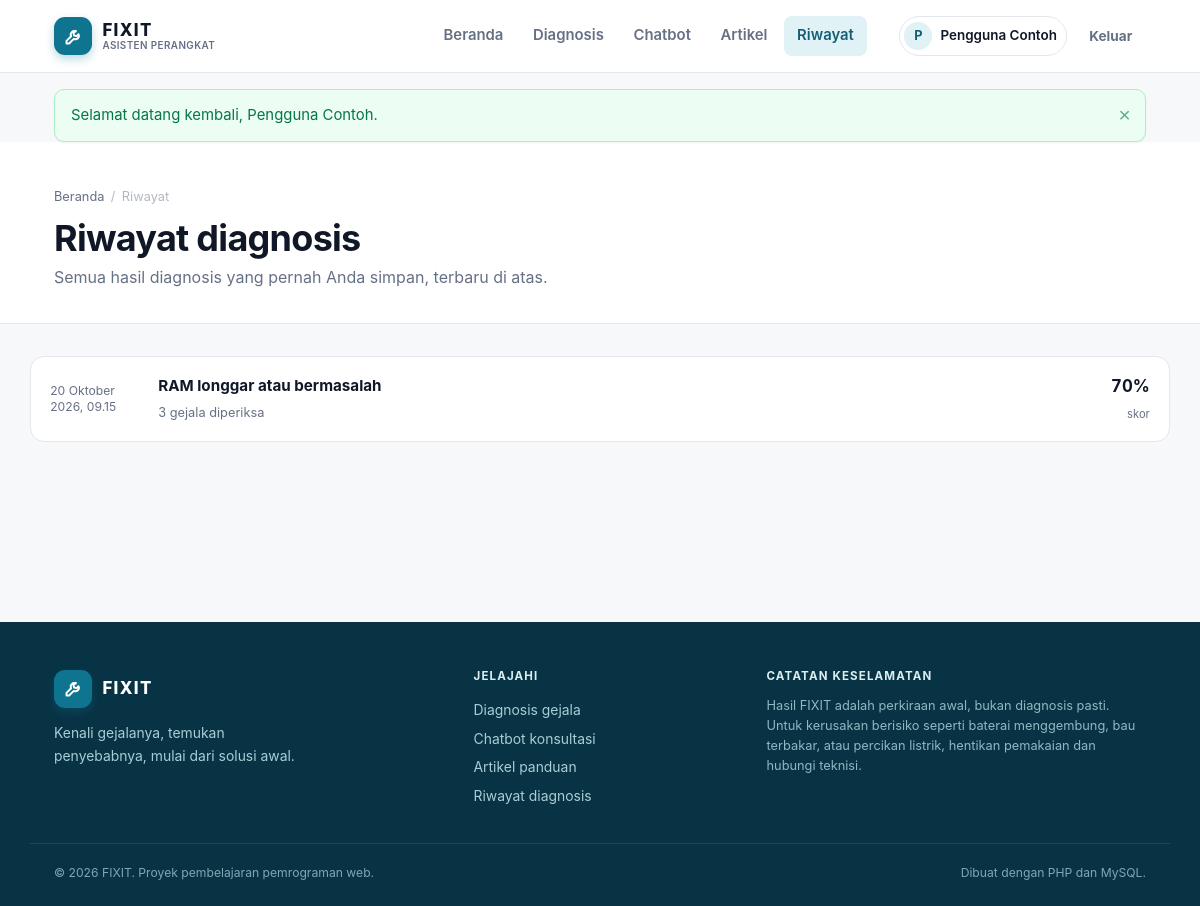
The app's page /pages/riwayat.php (signed in) with its own data.
### tables this page shows
CREATE TABLE diagnoses (
  id INT UNSIGNED AUTO_INCREMENT PRIMARY KEY,
  user_id INT UNSIGNED NULL,
  waktu DATETIME NOT NULL DEFAULT CURRENT_TIMESTAMP,
  hasil_teratas VARCHAR(150) NULL,
  ringkasan TEXT NULL,
  CONSTRAINT fk_diagnoses_user FOREIGN KEY (user_id)
    REFERENCES users (id) ON DELETE SET NULL
);

### includes/functions.php (called while the page is built, shortened)
<?php
function e(mixed $value): string
{
    return htmlspecialchars((string) $value, ENT_QUOTES, 'UTF-8');
}
function url(string $path = ''): string
{
    return BASE_URL . '/' . ltrim($path, '/');
}
function current_user(): ?array
{
    return $_SESSION['user'] ?? null;
}
function format_tanggal(?string $datetime, bool $dengan_jam = false): string
{
    $bulan = [
        1 => 'Januari', 'Februari', 'Maret', 'April', 'Mei', 'Juni',
        'Juli', 'Agustus', 'September', 'Oktober', 'November', 'Desember',
    ];
    $ts = strtotime($datetime);
    $hasil = date('j', $ts) . ' ' . $bulan[(int) date('n', $ts)] . ' ' . date('Y', $ts);
    if ($dengan_jam) {
        $hasil .= ', ' . date('H.i', $ts);
    }
    return $hasil;
}
function score_persen(float|string $score): int
{
    return (int) round((float) $score * 100);
}

### includes/classes/Repository.php (called while the page is built, shortened)
<?php
class Repository
{
    public function diagnosesForUser(int $userId): array
    {
        $stmt = $this->pdo->prepare(
            'SELECT d.*,
                    (SELECT skor FROM diagnosis_results r WHERE r.diagnosis_id = d.id ORDER BY urutan LIMIT 1) AS skor_teratas,
                    (SELECT COUNT(*) FROM diagnosis_details dd WHERE dd.diagnosis_id = d.id) AS jumlah_gejala
             FROM diagnoses d
             WHERE d.user_id = ?
             ORDER BY d.waktu DESC, d.id DESC'
        );
        $stmt->execute([$userId]);
        return $stmt->fetchAll();
    }
}

### pages/riwayat.php (the view, shortened to what this page needs)
<?php
require_once __DIR__ . '/../includes/bootstrap.php';
$detail = null;
require __DIR__ . '/../includes/header.php';
?>
<div class="page-header">
    <div class="container">
        <nav class="breadcrumb" aria-label="Remah roti">
            <a href="<?= url('/index.php') ?>">Beranda</a>
            <span>/</span>
            <?php if ($detail): ?>
                <a href="<?= url('/pages/riwayat.php') ?>">Riwayat</a>
                <span>/</span>
                <span>Detail</span>
            <?php else: ?>
                <span>Riwayat</span>
            <?php endif; ?>
        </nav>
        <h1><?= $detail ? 'Detail diagnosis' : 'Riwayat diagnosis' ?></h1>
        <p><?= $detail
            ? 'Diagnosis pada ' . e(format_tanggal($detail['waktu'], true)) . '.'
            : 'Semua hasil diagnosis yang pernah Anda simpan, terbaru di atas.' ?></p>
    </div>
</div>
<?php if ($detail): ?>
    <div class="container" style="padding-top:2rem;padding-bottom:4rem">
        <?php
        $hasil = $repo->diagnosisResults((int) $detail['id']);
        $gejala = $repo->diagnosisSymptoms((int) $detail['id']);
        $diagnosisId = (int) $detail['id'];
        $feedback = $repo->feedbackForDiagnosis($diagnosisId);
        $kembali = '/pages/riwayat.php?id=' . $diagnosisId;
        $itemsRingkasan = [];
        foreach ($hasil as $item) {
            $item['solusi'] = $repo->solutionsFor((int) $item['cause_id']);
            $itemsRingkasan[] = $item;
        }
        $ringkasanTeks = diagnosis_summary_text($itemsRingkasan, $gejala, $detail['waktu']);
        ?>
        <div class="result-summary">
            <div>
                <h2><?= e($detail['hasil_teratas'] ?: 'Belum ada hasil') ?></h2>
                <p>
                    <?= e($detail['ringkasan'] ?: 'Diagnosis tersimpan.') ?>
                    <?php if ($hasil): ?>
                        Skor teratas <?= score_persen($hasil[0]['skor']) ?>%.
                    <?php endif; ?>
                </p>
                <div class="symptom-tags">
                    <?php foreach ($gejala as $item): ?>
                        <span class="symptom-tag"><?= e($item['pertanyaan']) ?></span>
                    <?php endforeach; ?>
                </div>
            </div>
        </div>
        <div class="result-list">
            <?php foreach ($itemsRingkasan as $index => $item): ?>
                <?php
                $risiko = risk_meta($item['tingkat_risiko']);
                $solusi = $item['solusi'];
                ?>
                <article class="result-card<?= $index === 0 ? ' is-top' : '' ?>">
                    <div class="result-head">
                        <span class="rank-badge" aria-hidden="true"><?= (int) $item['urutan'] ?></span>
                        <div class="result-title">
                            <h3><?= e($item['nama_penyebab']) ?></h3>
                            <p><?= e($item['deskripsi']) ?></p>
                            <div class="badges">
                                <span class="badge <?= e($risiko['class']) ?>"><?= e($risiko['label']) ?></span>
                            </div>
                        </div>
                    </div>
                    <div class="score-block">
                        <div class="score-line">
                            <span>Skor kepastian saat diagnosis</span>
                            <strong><?= score_persen($item['skor']) ?>%</strong>
                        </div>
                        <div class="score-track">
                            <div class="score-fill" style="width:<?= score_persen($item['skor']) ?>%"></div>
                        </div>
                    </div>
                    <div class="solution-block">
                        <h4>Solusi awal</h4>
                        <ol class="solution-list">
                            <?php foreach ($solusi as $langkah): ?>
                                <li class="<?= (int) $langkah['butuh_teknisi'] === 1 ? 'is-teknisi' : '' ?>">
                                    <?= e($langkah['langkah']) ?>
                                </li>
                            <?php endforeach; ?>
                        </ol>
                    </div>
                </article>
            <?php endforeach; ?>
        </div>
        <?php require __DIR__ . '/../includes/feedback_form.php'; ?>
        <div class="result-actions">
            <a class="btn btn-outline" href="<?= url('/pages/riwayat.php') ?>">Kembali ke riwayat</a>
            <a class="btn btn-primary" href="<?= url('/pages/diagnosis.php?dari=' . (int) $detail['id']) ?>">Diagnosis lagi</a>
            <button type="button" class="btn btn-ghost" onclick="window.print()">Cetak hasil</button>
            <button type="button" class="btn btn-ghost" data-copy-summary data-copy-target="summary-riwayat">Salin ringkasan</button>
            <span class="copy-status" data-copy-status role="status" aria-live="polite"></span>
        </div>
        <textarea id="summary-riwayat" hidden readonly><?= e($ringkasanTeks) ?></textarea>
    </div>
<?php else: ?>
    <?php $daftar = $repo->diagnosesForUser((int) $pengguna['id']); ?>
    <div class="container history-list">
        <?php if (!$daftar): ?>
            <div class="empty-state">
                <svg class="icon" viewBox="0 0 24 24" fill="none" stroke="currentColor" stroke-width="1.6" aria-hidden="true">
                    <path d="M12 8v5l3 2"/><circle cx="12" cy="12" r="9"/>
                </svg>
                <h2>Belum ada riwayat</h2>
                <p>Hasil diagnosis akan tersimpan di sini setelah Anda melakukan pemeriksaan.</p>
                <a class="btn btn-primary" href="<?= url('/pages/diagnosis.php') ?>">Mulai diagnosis</a>
            </div>
        <?php else: ?>
            <?php foreach ($daftar as $item): ?>
                <a class="history-item" href="<?= url('/pages/riwayat.php?id=' . (int) $item['id']) ?>">
                    <span class="history-date"><?= e(format_tanggal($item['waktu'], true)) ?></span>
                    <span class="history-main">
                        <strong><?= e($item['hasil_teratas'] ?: 'Diagnosis') ?></strong>
                        <span><?= (int) $item['jumlah_gejala'] ?> gejala diperiksa</span>
                    </span>
                    <span class="history-score">
                        <strong><?= $item['skor_teratas'] !== null ? score_persen($item['skor_teratas']) . '%' : '-' ?></strong>
                        <span>skor</span>
                    </span>
                </a>
            <?php endforeach; ?>
        <?php endif; ?>
    </div>
<?php endif; ?>
<?php require __DIR__ . '/../includes/footer.php'; ?>

### assets/css/style.css (style rules this page uses)
:root { --bg: #f6f8fa; --surface: #ffffff; --surface-2: #eef3f5; --text: #101828; --muted: #667085; --border: #e4e7ec; --border-strong: #d0d5dd; --primary: #0e7490; --primary-dark: #155e75; --primary-soft: #e0f2f6; --primary-ink: #083344; --amber: #b45309; --risk-rendah: #15803d; --risk-rendah-bg: #ecfdf3; --risk-sedang: #b45309; --risk-sedang-bg: #fffaeb; --risk-tinggi: #b91c1c; --risk-tinggi-bg: #fef3f2; --radius: 14px; --radius-sm: 10px; --radius-lg: 20px; --shadow-sm: 0 1px 2px rgba(16, 24, 40, .05); --shadow: 0 8px 24px rgba(16, 24, 40, .07); --shadow-lg: 0 24px 48px rgba(16, 24, 40, .10); --font: -apple-system, BlinkMacSystemFont, "Segoe UI", Inter, Roboto, "Helvetica Neue", Arial, sans-serif; --mono: "Cascadia Code", "SFMono-Regular", Consolas, monospace; }
*, *::before, *::after { box-sizing: border-box; }
html { -webkit-text-size-adjust: 100%; scroll-behavior: smooth; }
body { margin: 0; background: var(--bg); color: var(--text); font-family: var(--font); font-size: 16px; line-height: 1.6; -webkit-font-smoothing: antialiased; }
a { color: var(--primary-dark); text-decoration: none; }
h1, h2, h3, h4 { margin: 0 0 .5em; line-height: 1.15; letter-spacing: -.02em; font-weight: 700; }
h1 { font-size: clamp(2rem, 4vw, 3rem); }
p { margin: 0 0 1em; }
.container { width: 100%; max-width: 1140px; margin: 0 auto; padding: 0 24px; }
.page-header { padding: 2.8rem 0 2rem; background: var(--surface); border-bottom: 1px solid var(--border); }
.page-header h1 { font-size: clamp(1.7rem, 3vw, 2.4rem); margin-bottom: .35rem; }
.page-header p { margin: 0; color: var(--muted); max-width: 70ch; }
.breadcrumb { display: flex; flex-wrap: wrap; gap: .4rem; margin-bottom: .7rem; color: var(--muted); font-size: .8rem; }
.breadcrumb a { color: var(--muted); }
.breadcrumb span { opacity: .5; }
.history-list { display: grid; gap: .8rem; padding: 2rem 0 4rem; }
.history-item { display: flex; align-items: center; gap: 1rem; padding: 1rem 1.2rem; background: var(--surface); border: 1px solid var(--border); border-radius: var(--radius); color: var(--text); transition: border-color .15s ease, box-shadow .15s ease; }
.history-date { flex-shrink: 0; width: 92px; color: var(--muted); font-size: .76rem; line-height: 1.35; }
.history-main { flex: 1; min-width: 0; }
.history-main strong { display: block; font-size: .95rem; }
.history-main span { color: var(--muted); font-size: .8rem; }
.history-score { flex-shrink: 0; text-align: right; font-variant-numeric: tabular-nums; }
.history-score strong { display: block; font-size: 1.05rem; }
.history-score span { color: var(--muted); font-size: .7rem; }

### records on screen
diagnoses: waktu "20 Oktober 2026, 09.15", hasil_teratas "RAM longgar atau bermasalah", jumlah_gejala "3", skor_teratas "70"

### other values on screen
mb_strtoupper(mb_substr($pengguna['nama'], 0, 1)) "P"
$pengguna['nama'] "Pengguna Contoh"
$flash['message'] "Selamat datang kembali, Pengguna Contoh."
